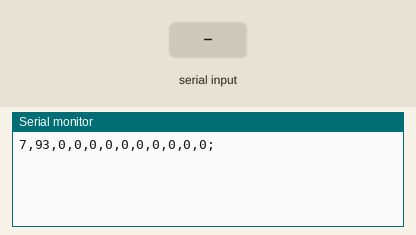
Bench run of a sketch on a simulated Arduino Uno, built with avr-gcc and run on an emulated ATmega328P. Shown: the last lines printed to the serial monitor. The test bench sets the inputs (shaded band). Random numbers use the default seed unless the sketch sets one.

Above: at 1.2 s.
1.3 s: "1" received over Serial
At 2.5 s:
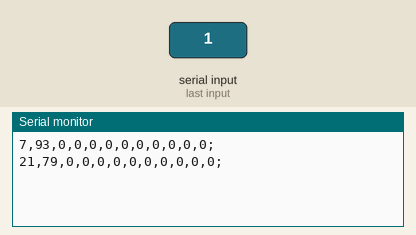
2.8 s: "0" received over Serial
At 3.7 s:
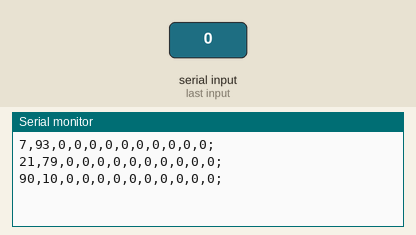
4.3 s: "2" received over Serial
At 4.8 s:
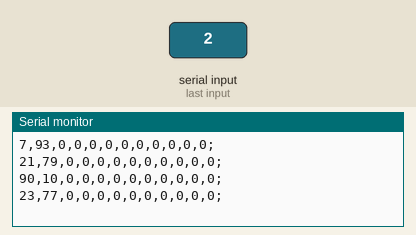
Timing chart, 0 to 7.3 s (numbered marks = the images above; inputs shaded):
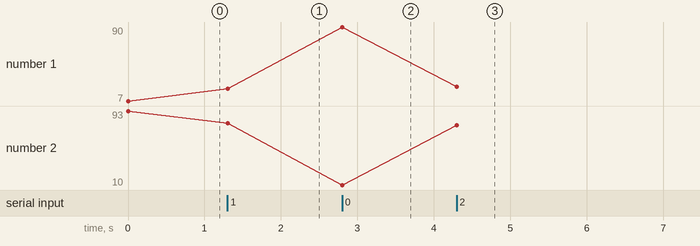

Measured:
- after the input at 1.3 s, the serial monitor: prints a new line at once (image 1)
- after the input at 2.8 s, the serial monitor: prints a new line at once (image 2)
- after the input at 4.3 s, the serial monitor: prints a new line at once (image 3)
- plotted number 1: 7 → 21 after the input at 1.3 s, 21 → 90 after the input at 2.8 s, 90 → 23 after the input at 4.3 s
- plotted number 2: 93 → 79 after the input at 1.3 s, 79 → 10 after the input at 2.8 s, 10 → 77 after the input at 4.3 s

The sketch:

Arduino_Software.ino
```cpp
void setup() {
  // put your setup code here, to run once:
  Serial.begin(250000);
}
boolean readyToSend = true;
int val1, val2;

int valuesToSend[1][12];

void loop() {

  // put your main code here, to run repeatedly:

  valuesToSend[0][0] = int(random(100));
  valuesToSend[0][1] = 100-valuesToSend[0][0];
  sendValuesToProcessing();

}

void sendValuesToProcessing() {
  if(readyToSend) {
    String toSend = bufferToSendToProcessing();
    Serial.println(toSend);
  }
  if(Serial.available() > 0) { readyToSend = true; Serial.read(); } else { readyToSend = false; }
}


String bufferToSendToProcessing() {
  String toReturn;
  for(int i = 0; i < sizeof(valuesToSend)/sizeof(valuesToSend[0]); i++) {
    for(int j = 0; j < sizeof(valuesToSend[0])/2; j++) {
      toReturn = toReturn + String(valuesToSend[i][j]);
      if(j < sizeof(valuesToSend[0])/2-1) toReturn = toReturn+",";
    }
    toReturn = toReturn + ";";
  }
  return toReturn;
}
```
